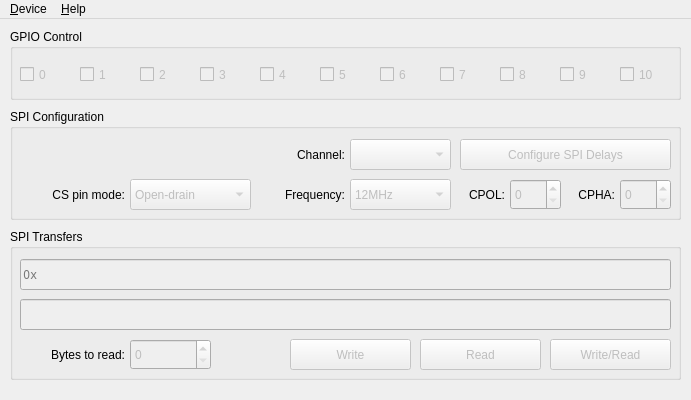
<?xml version="1.0" encoding="UTF-8"?>
<ui version="4.0">
 <class>DeviceWindow</class>
 <widget class="QMainWindow" name="DeviceWindow">
  <property name="geometry">
   <rect>
    <x>0</x>
    <y>0</y>
    <width>691</width>
    <height>400</height>
   </rect>
  </property>
  <property name="minimumSize">
   <size>
    <width>691</width>
    <height>400</height>
   </size>
  </property>
  <property name="maximumSize">
   <size>
    <width>691</width>
    <height>400</height>
   </size>
  </property>
  <property name="windowTitle">
   <string>CP2130 Device</string>
  </property>
  <property name="windowIcon">
   <iconset resource="resources.qrc">
    <normaloff>:/icons/icons/active64.png</normaloff>
    <normalon>:/icons/icons/active64.png</normalon>
    <disabledoff>:/icons/icons/greyed64.png</disabledoff>
    <disabledon>:/icons/icons/greyed64.png</disabledon>
    <activeoff>:/icons/icons/active64.png</activeoff>
    <activeon>:/icons/icons/active64.png</activeon>
    <selectedoff>:/icons/icons/selected64.png</selectedoff>
    <selectedon>:/icons/icons/selected64.png</selectedon>:/icons/icons/active64.png</iconset>
  </property>
  <property name="locale">
   <locale language="English" country="UnitedStates"/>
  </property>
  <widget class="QWidget" name="centralWidget">
   <widget class="QGroupBox" name="groupBoxGPIOControl">
    <property name="geometry">
     <rect>
      <x>10</x>
      <y>10</y>
      <width>671</width>
      <height>71</height>
     </rect>
    </property>
    <property name="title">
     <string>GPIO Control</string>
    </property>
    <widget class="QCheckBox" name="checkBoxGPIO0">
     <property name="enabled">
      <bool>false</bool>
     </property>
     <property name="geometry">
      <rect>
       <x>10</x>
       <y>35</y>
       <width>51</width>
       <height>21</height>
      </rect>
     </property>
     <property name="text">
      <string>0</string>
     </property>
    </widget>
    <widget class="QCheckBox" name="checkBoxGPIO1">
     <property name="enabled">
      <bool>false</bool>
     </property>
     <property name="geometry">
      <rect>
       <x>70</x>
       <y>35</y>
       <width>51</width>
       <height>21</height>
      </rect>
     </property>
     <property name="text">
      <string>1</string>
     </property>
    </widget>
    <widget class="QCheckBox" name="checkBoxGPIO2">
     <property name="enabled">
      <bool>false</bool>
     </property>
     <property name="geometry">
      <rect>
       <x>130</x>
       <y>35</y>
       <width>51</width>
       <height>21</height>
      </rect>
     </property>
     <property name="text">
      <string>2</string>
     </property>
    </widget>
    <widget class="QCheckBox" name="checkBoxGPIO3">
     <property name="enabled">
      <bool>false</bool>
     </property>
     <property name="geometry">
      <rect>
       <x>190</x>
       <y>35</y>
       <width>51</width>
       <height>21</height>
      </rect>
     </property>
     <property name="text">
      <string>3</string>
     </property>
    </widget>
    <widget class="QCheckBox" name="checkBoxGPIO4">
     <property name="enabled">
      <bool>false</bool>
     </property>
     <property name="geometry">
      <rect>
       <x>250</x>
       <y>35</y>
       <width>51</width>
       <height>21</height>
      </rect>
     </property>
     <property name="text">
      <string>4</string>
     </property>
    </widget>
    <widget class="QCheckBox" name="checkBoxGPIO5">
     <property name="enabled">
      <bool>false</bool>
     </property>
     <property name="geometry">
      <rect>
       <x>310</x>
       <y>35</y>
       <width>51</width>
       <height>21</height>
      </rect>
     </property>
     <property name="text">
      <string>5</string>
     </property>
    </widget>
    <widget class="QCheckBox" name="checkBoxGPIO6">
     <property name="enabled">
      <bool>false</bool>
     </property>
     <property name="geometry">
      <rect>
       <x>370</x>
       <y>35</y>
       <width>51</width>
       <height>21</height>
      </rect>
     </property>
     <property name="text">
      <string>6</string>
     </property>
    </widget>
    <widget class="QCheckBox" name="checkBoxGPIO7">
     <property name="enabled">
      <bool>false</bool>
     </property>
     <property name="geometry">
      <rect>
       <x>430</x>
       <y>35</y>
       <width>51</width>
       <height>21</height>
      </rect>
     </property>
     <property name="text">
      <string>7</string>
     </property>
    </widget>
    <widget class="QCheckBox" name="checkBoxGPIO8">
     <property name="enabled">
      <bool>false</bool>
     </property>
     <property name="geometry">
      <rect>
       <x>490</x>
       <y>35</y>
       <width>51</width>
       <height>21</height>
      </rect>
     </property>
     <property name="text">
      <string>8</string>
     </property>
    </widget>
    <widget class="QCheckBox" name="checkBoxGPIO9">
     <property name="enabled">
      <bool>false</bool>
     </property>
     <property name="geometry">
      <rect>
       <x>550</x>
       <y>35</y>
       <width>51</width>
       <height>21</height>
      </rect>
     </property>
     <property name="text">
      <string>9</string>
     </property>
    </widget>
    <widget class="QCheckBox" name="checkBoxGPIO10">
     <property name="enabled">
      <bool>false</bool>
     </property>
     <property name="geometry">
      <rect>
       <x>610</x>
       <y>35</y>
       <width>51</width>
       <height>21</height>
      </rect>
     </property>
     <property name="text">
      <string>10</string>
     </property>
    </widget>
   </widget>
   <widget class="QGroupBox" name="groupBoxSPIConfiguration">
    <property name="geometry">
     <rect>
      <x>10</x>
      <y>90</y>
      <width>671</width>
      <height>111</height>
     </rect>
    </property>
    <property name="title">
     <string>SPI Configuration</string>
    </property>
    <widget class="QLabel" name="labelChannel">
     <property name="geometry">
      <rect>
       <x>250</x>
       <y>37</y>
       <width>85</width>
       <height>17</height>
      </rect>
     </property>
     <property name="text">
      <string>Channel:</string>
     </property>
     <property name="alignment">
      <set>Qt::AlignRight|Qt::AlignTrailing|Qt::AlignVCenter</set>
     </property>
    </widget>
    <widget class="QComboBox" name="comboBoxChannel">
     <property name="enabled">
      <bool>false</bool>
     </property>
     <property name="geometry">
      <rect>
       <x>340</x>
       <y>30</y>
       <width>101</width>
       <height>31</height>
      </rect>
     </property>
    </widget>
    <widget class="QLabel" name="labelCSPinMode">
     <property name="geometry">
      <rect>
       <x>10</x>
       <y>77</y>
       <width>105</width>
       <height>17</height>
      </rect>
     </property>
     <property name="text">
      <string>CS pin mode:</string>
     </property>
     <property name="alignment">
      <set>Qt::AlignRight|Qt::AlignTrailing|Qt::AlignVCenter</set>
     </property>
    </widget>
    <widget class="QComboBox" name="comboBoxCSPinMode">
     <property name="enabled">
      <bool>false</bool>
     </property>
     <property name="geometry">
      <rect>
       <x>120</x>
       <y>70</y>
       <width>121</width>
       <height>31</height>
      </rect>
     </property>
     <item>
      <property name="text">
       <string>Open-drain</string>
      </property>
     </item>
     <item>
      <property name="text">
       <string>Push-pull</string>
      </property>
     </item>
    </widget>
    <widget class="QLabel" name="labelFrequency">
     <property name="geometry">
      <rect>
       <x>250</x>
       <y>77</y>
       <width>85</width>
       <height>17</height>
      </rect>
     </property>
     <property name="text">
      <string>Frequency:</string>
     </property>
     <property name="alignment">
      <set>Qt::AlignRight|Qt::AlignTrailing|Qt::AlignVCenter</set>
     </property>
    </widget>
    <widget class="QComboBox" name="comboBoxFrequency">
     <property name="enabled">
      <bool>false</bool>
     </property>
     <property name="geometry">
      <rect>
       <x>340</x>
       <y>70</y>
       <width>101</width>
       <height>31</height>
      </rect>
     </property>
     <item>
      <property name="text">
       <string>12MHz</string>
      </property>
     </item>
     <item>
      <property name="text">
       <string>6MHz</string>
      </property>
     </item>
     <item>
      <property name="text">
       <string>3MHz</string>
      </property>
     </item>
     <item>
      <property name="text">
       <string>1.5MHz</string>
      </property>
     </item>
     <item>
      <property name="text">
       <string>750KHz</string>
      </property>
     </item>
     <item>
      <property name="text">
       <string>375KHz</string>
      </property>
     </item>
     <item>
      <property name="text">
       <string>187.5KHz</string>
      </property>
     </item>
     <item>
      <property name="text">
       <string>93.8KHz</string>
      </property>
     </item>
    </widget>
    <widget class="QLabel" name="labelCPOL">
     <property name="geometry">
      <rect>
       <x>450</x>
       <y>77</y>
       <width>45</width>
       <height>17</height>
      </rect>
     </property>
     <property name="text">
      <string>CPOL:</string>
     </property>
     <property name="alignment">
      <set>Qt::AlignRight|Qt::AlignTrailing|Qt::AlignVCenter</set>
     </property>
    </widget>
    <widget class="QSpinBox" name="spinBoxCPOL">
     <property name="enabled">
      <bool>false</bool>
     </property>
     <property name="geometry">
      <rect>
       <x>500</x>
       <y>70</y>
       <width>51</width>
       <height>31</height>
      </rect>
     </property>
     <property name="maximum">
      <number>1</number>
     </property>
    </widget>
    <widget class="QLabel" name="labelCPHA">
     <property name="geometry">
      <rect>
       <x>560</x>
       <y>77</y>
       <width>45</width>
       <height>17</height>
      </rect>
     </property>
     <property name="text">
      <string>CPHA:</string>
     </property>
     <property name="alignment">
      <set>Qt::AlignRight|Qt::AlignTrailing|Qt::AlignVCenter</set>
     </property>
    </widget>
    <widget class="QSpinBox" name="spinBoxCPHA">
     <property name="enabled">
      <bool>false</bool>
     </property>
     <property name="geometry">
      <rect>
       <x>610</x>
       <y>70</y>
       <width>51</width>
       <height>31</height>
      </rect>
     </property>
     <property name="maximum">
      <number>1</number>
     </property>
    </widget>
    <widget class="QPushButton" name="pushButtonConfigureSPIDelays">
     <property name="enabled">
      <bool>false</bool>
     </property>
     <property name="geometry">
      <rect>
       <x>450</x>
       <y>30</y>
       <width>211</width>
       <height>31</height>
      </rect>
     </property>
     <property name="text">
      <string>Configure SPI Delays</string>
     </property>
    </widget>
   </widget>
   <widget class="QGroupBox" name="groupBoxSPITransfers">
    <property name="geometry">
     <rect>
      <x>10</x>
      <y>210</y>
      <width>671</width>
      <height>151</height>
     </rect>
    </property>
    <property name="title">
     <string>SPI Transfers</string>
    </property>
    <widget class="QPushButton" name="pushButtonWriteRead">
     <property name="enabled">
      <bool>false</bool>
     </property>
     <property name="geometry">
      <rect>
       <x>540</x>
       <y>110</y>
       <width>121</width>
       <height>31</height>
      </rect>
     </property>
     <property name="text">
      <string>Write/Read</string>
     </property>
    </widget>
    <widget class="QPushButton" name="pushButtonWrite">
     <property name="enabled">
      <bool>false</bool>
     </property>
     <property name="geometry">
      <rect>
       <x>280</x>
       <y>110</y>
       <width>121</width>
       <height>31</height>
      </rect>
     </property>
     <property name="text">
      <string>Write</string>
     </property>
    </widget>
    <widget class="QPushButton" name="pushButtonRead">
     <property name="enabled">
      <bool>false</bool>
     </property>
     <property name="geometry">
      <rect>
       <x>410</x>
       <y>110</y>
       <width>121</width>
       <height>31</height>
      </rect>
     </property>
     <property name="text">
      <string>Read</string>
     </property>
    </widget>
    <widget class="QLineEdit" name="lineEditWrite">
     <property name="enabled">
      <bool>false</bool>
     </property>
     <property name="geometry">
      <rect>
       <x>10</x>
       <y>30</y>
       <width>651</width>
       <height>31</height>
      </rect>
     </property>
     <property name="font">
      <font>
       <family>Noto Mono</family>
      </font>
     </property>
     <property name="maxLength">
      <number>12287</number>
     </property>
     <property name="placeholderText">
      <string>0x</string>
     </property>
     <property name="clearButtonEnabled">
      <bool>true</bool>
     </property>
    </widget>
    <widget class="QLineEdit" name="lineEditRead">
     <property name="enabled">
      <bool>false</bool>
     </property>
     <property name="geometry">
      <rect>
       <x>10</x>
       <y>70</y>
       <width>651</width>
       <height>31</height>
      </rect>
     </property>
     <property name="font">
      <font>
       <family>Noto Mono</family>
      </font>
     </property>
     <property name="maxLength">
      <number>12287</number>
     </property>
     <property name="readOnly">
      <bool>true</bool>
     </property>
    </widget>
    <widget class="QLabel" name="labelBytesToRead">
     <property name="geometry">
      <rect>
       <x>10</x>
       <y>117</y>
       <width>105</width>
       <height>17</height>
      </rect>
     </property>
     <property name="text">
      <string>Bytes to read:</string>
     </property>
     <property name="alignment">
      <set>Qt::AlignRight|Qt::AlignTrailing|Qt::AlignVCenter</set>
     </property>
    </widget>
    <widget class="QSpinBox" name="spinBoxBytesToRead">
     <property name="enabled">
      <bool>false</bool>
     </property>
     <property name="geometry">
      <rect>
       <x>120</x>
       <y>110</y>
       <width>81</width>
       <height>31</height>
      </rect>
     </property>
     <property name="maximum">
      <number>4096</number>
     </property>
    </widget>
   </widget>
  </widget>
  <widget class="QMenuBar" name="menuBar">
   <property name="geometry">
    <rect>
     <x>0</x>
     <y>0</y>
     <width>691</width>
     <height>30</height>
    </rect>
   </property>
   <widget class="QMenu" name="menuDevice">
    <property name="title">
     <string>&amp;Device</string>
    </property>
    <addaction name="actionInformation"/>
    <addaction name="separator"/>
    <addaction name="actionReset"/>
    <addaction name="separator"/>
    <addaction name="actionClose"/>
   </widget>
   <widget class="QMenu" name="menuHelp">
    <property name="title">
     <string>&amp;Help</string>
    </property>
    <addaction name="actionAbout"/>
   </widget>
   <addaction name="menuDevice"/>
   <addaction name="menuHelp"/>
  </widget>
  <action name="actionClose">
   <property name="text">
    <string>&amp;Close</string>
   </property>
   <property name="shortcut">
    <string>Ctrl+W</string>
   </property>
  </action>
  <action name="actionAbout">
   <property name="text">
    <string>&amp;About CP2130 Commander</string>
   </property>
  </action>
  <action name="actionReset">
   <property name="text">
    <string>&amp;Reset</string>
   </property>
  </action>
  <action name="actionInformation">
   <property name="text">
    <string>&amp;Information</string>
   </property>
  </action>
 </widget>
 <tabstops>
  <tabstop>checkBoxGPIO0</tabstop>
  <tabstop>checkBoxGPIO1</tabstop>
  <tabstop>checkBoxGPIO2</tabstop>
  <tabstop>checkBoxGPIO3</tabstop>
  <tabstop>checkBoxGPIO4</tabstop>
  <tabstop>checkBoxGPIO5</tabstop>
  <tabstop>checkBoxGPIO6</tabstop>
  <tabstop>checkBoxGPIO7</tabstop>
  <tabstop>checkBoxGPIO8</tabstop>
  <tabstop>checkBoxGPIO9</tabstop>
  <tabstop>checkBoxGPIO10</tabstop>
  <tabstop>comboBoxChannel</tabstop>
  <tabstop>pushButtonConfigureSPIDelays</tabstop>
  <tabstop>comboBoxCSPinMode</tabstop>
  <tabstop>comboBoxFrequency</tabstop>
  <tabstop>spinBoxCPOL</tabstop>
  <tabstop>spinBoxCPHA</tabstop>
  <tabstop>lineEditWrite</tabstop>
  <tabstop>lineEditRead</tabstop>
  <tabstop>spinBoxBytesToRead</tabstop>
  <tabstop>pushButtonWrite</tabstop>
  <tabstop>pushButtonRead</tabstop>
  <tabstop>pushButtonWriteRead</tabstop>
 </tabstops>
 <resources>
  <include location="resources.qrc"/>
 </resources>
 <connections>
  <connection>
   <sender>actionClose</sender>
   <signal>triggered()</signal>
   <receiver>DeviceWindow</receiver>
   <slot>close()</slot>
   <hints>
    <hint type="sourcelabel">
     <x>-1</x>
     <y>-1</y>
    </hint>
    <hint type="destinationlabel">
     <x>345</x>
     <y>299</y>
    </hint>
   </hints>
  </connection>
 </connections>
</ui>
